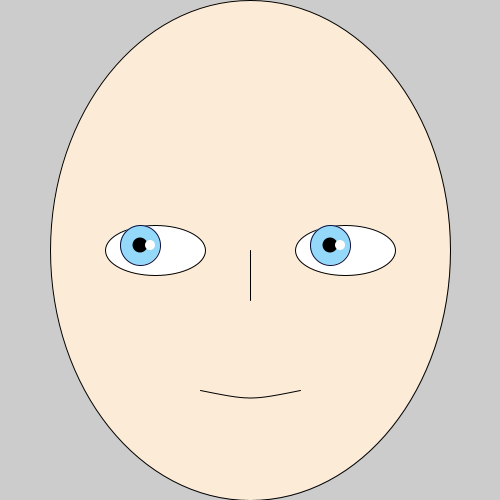
Frame 1 (no input)
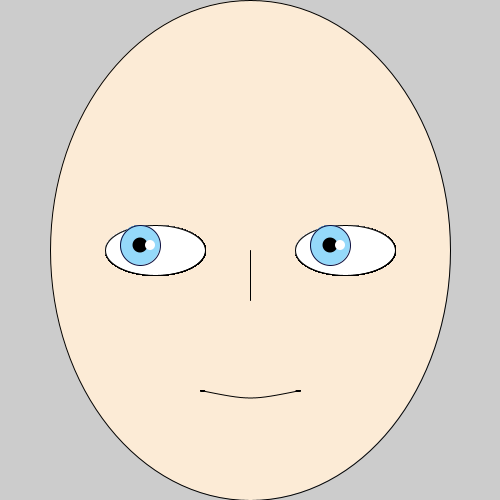
Frame 60 (the mouse pressed at the canvas centre just before this capture)
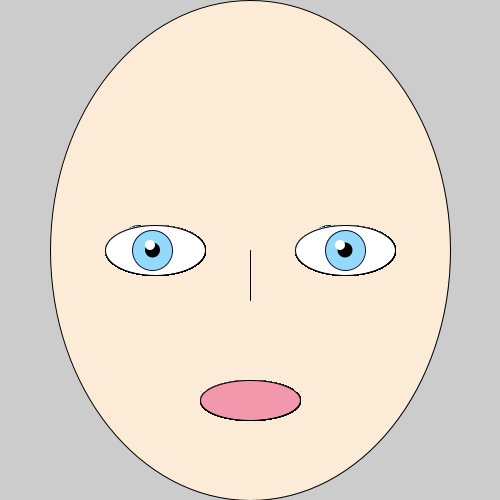
Frame 120 (the mouse held since frame 60 and released just before this capture)

The Processing sketch that drew these frames (run headless with seeded random() and noise(); from frame 60 on, the mouse is pressed at the canvas centre):

// Processing sketch: processing_147800
// ── processing_147800.pde

void setup() {  //This is a function of type "void" setup once
  size(500, 500);
  size(500, 500);

  //Form des Gesichts//

  fill(252, 235, 214);
  ellipse(250, 250, 400, 500);

  //nase//

  line(250, 250, 250, 300);
}

void draw() {
  //linkes Auge//
  stroke(0);
  fill(255);
  ellipse(155, 250, 100, 50);
  fill(149, 217, 250);
  stroke(12, 15, 62);
  ellipse(map(mouseX, 0, 500, 140, 165), map(mouseY, 0, 500, 245, 255), 40, 40);
  noStroke();
  fill(0);
  ellipse(map(mouseX, 0, 500, 140, 165), map(mouseY, 0, 500, 245, 255), 15, 15);
  fill(255);
  ellipse(150, 245, 10, 10);


  //rechtes Auge//
  stroke(0);
  fill(255);
  ellipse(345, 250, 100, 50);
  fill(149, 217, 250);
  stroke(12, 15, 62);
  ellipse(map(mouseX, 0, 500, 330, 360), map(mouseY, 0, 500, 245, 255), 40, 40);
  noStroke();
  fill(0);
  ellipse(map(mouseX, 0, 500, 330, 360), map(mouseY, 0, 500, 245, 255), 15, 15);
  fill(255);
  ellipse(340, 245, 10, 10);

  //Mund//
  if (mousePressed == true) {
    stroke(252, 235, 214);
    fill(252, 235, 214);
    bezier(200, 390, 250, 400, 250, 400, 300, 390);
    stroke(0);
    fill(242, 152, 173);
    ellipse(250, 400, 100, 40);
  } 
  else {
    stroke(252, 235, 214);
    fill(252, 235, 214);
    ellipse(250, 400, 100, 40);
    stroke(0);
    noFill();
    bezier(200, 390, 250, 400, 250, 400, 300, 390);
  }
}
